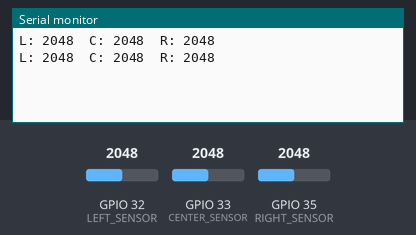
A sketch run on a simulated ESP32. Shown: the last lines printed to the serial monitor. Inputs (shaded band) come from the test bench; at power-on: GPIO 32 (LEFT_SENSOR) = 2048, GPIO 33 (CENTER_SENSOR) = 2048, GPIO 35 (RIGHT_SENSOR) = 2048.

Above: at 1.8 s.
1.9 s: GPIO 32 (LEFT_SENSOR) set to 2866
At 2.6 s:
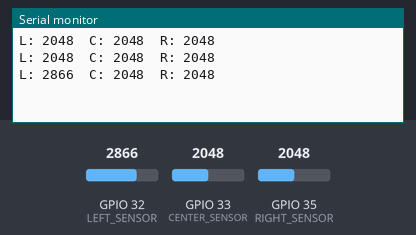
3.4 s: GPIO 33 (CENTER_SENSOR) set to 2866
At 4.7 s:
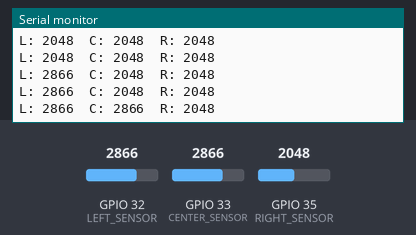
4.9 s: GPIO 35 (RIGHT_SENSOR) set to 2866
At 5.8 s:
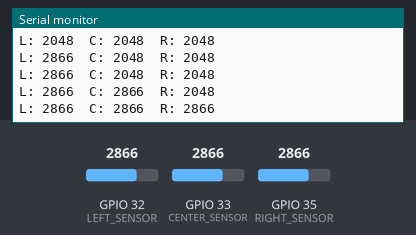
6.4 s: GPIO 32 (LEFT_SENSOR) set to 3603
At 7.7 s:
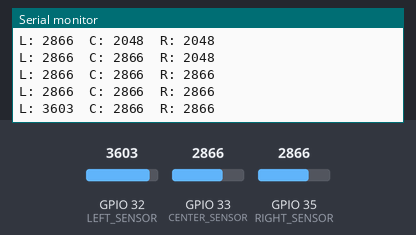
7.9 s: GPIO 33 (CENTER_SENSOR) set to 3603
At 8.5 s:
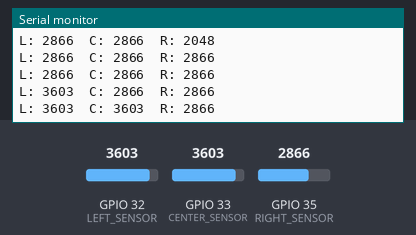
9.4 s: GPIO 35 (RIGHT_SENSOR) set to 3603
At 10.8 s:
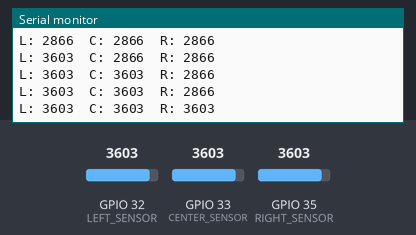
Timing chart, 0 to 11.9 s (numbered marks = the images above; inputs shaded):
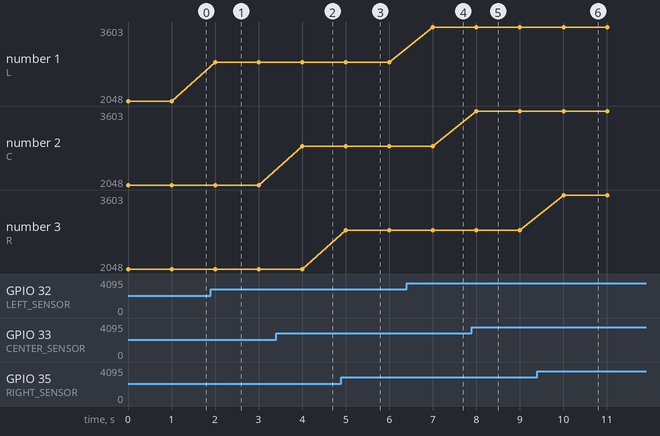

Measured:
- after the input at 1.9 s, the serial monitor: prints a new line after 0.10 s (image 1)
- after the input at 3.4 s, the serial monitor: prints a new line after 0.60 s (image 2)
- after the input at 4.9 s, the serial monitor: prints a new line after 0.10 s (image 3)
- after the input at 6.4 s, the serial monitor: prints a new line after 0.60 s (image 4)
- after the input at 7.9 s, the serial monitor: prints a new line after 0.10 s (image 5)
- after the input at 9.4 s, the serial monitor: prints a new line after 0.61 s (image 6)
- plotted number 1: 2048 → 2866 after the input at 1.9 s, 2866 → 3603 after the input at 6.4 s

The sketch:

line_follower.ino
```cpp
#define LEFT_SENSOR   32
#define CENTER_SENSOR 33
#define RIGHT_SENSOR  35

void setup() {
  Serial.begin(115200);
}

void loop() {
  int leftVal   = analogRead(LEFT_SENSOR);
  int centerVal = analogRead(CENTER_SENSOR);
  int rightVal  = analogRead(RIGHT_SENSOR);

  Serial.print("L: ");
  Serial.print(leftVal);
  Serial.print("  C: ");
  Serial.print(centerVal);
  Serial.print("  R: ");
  Serial.println(rightVal);

  delay(1000);
}
```
